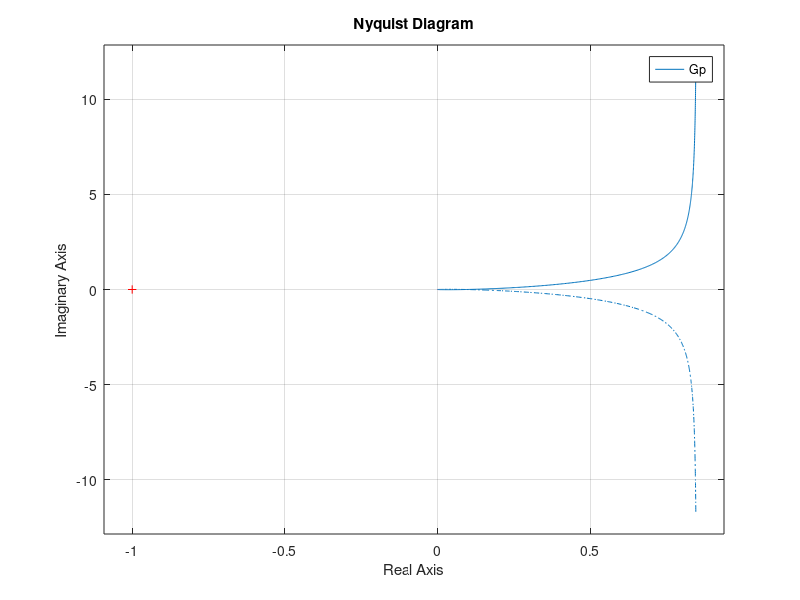
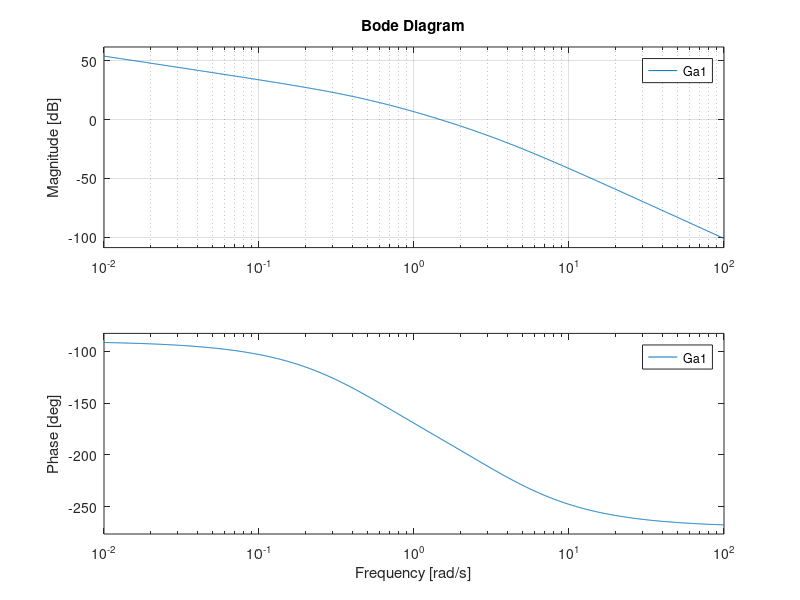
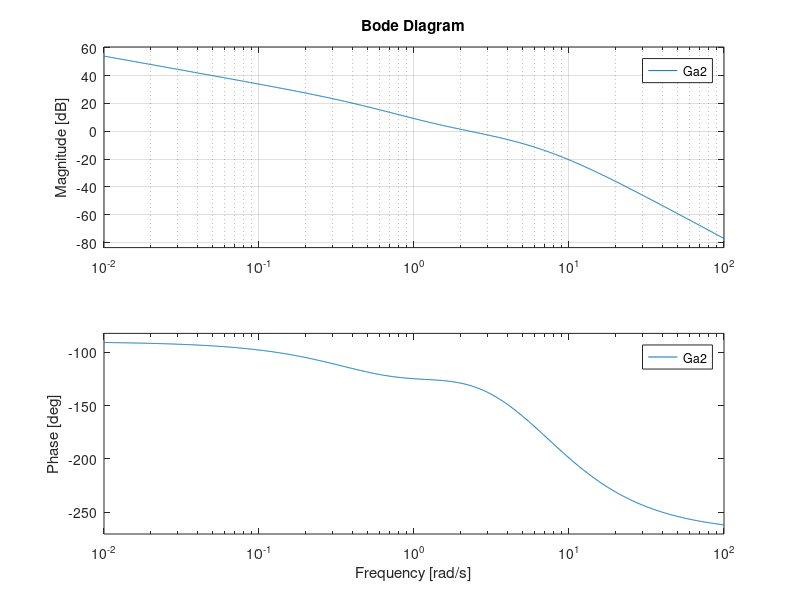
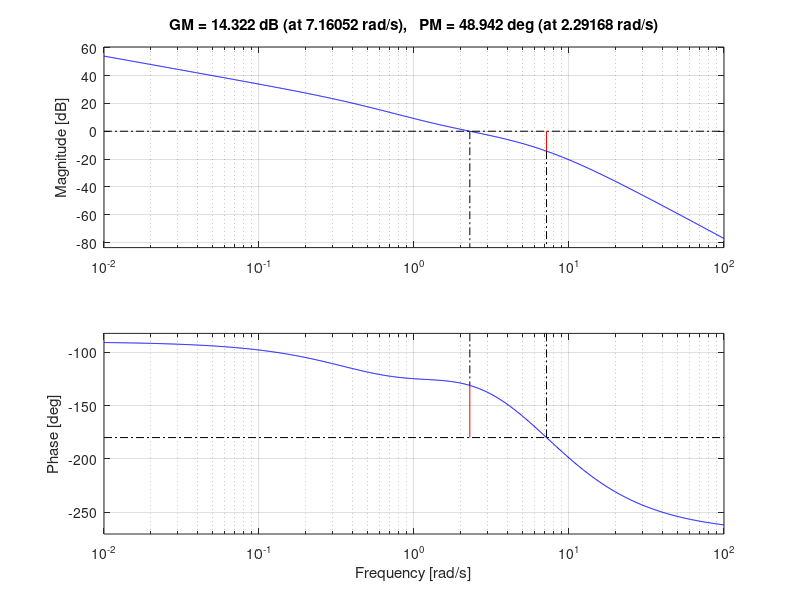

The MATLAB source for these figures, in order:
clear all, close all
s = tf('s');
Gp = -.65/(s^3+4*s^2+1.75*s);
A = 9;
Kg = dcgain(s*Gp);
Kca = abs(1/(Kg*A*2e-1));
Kcb = abs(5.5e-3/(6e-4*A));
Kcc = abs(5.5e-3/(1.5e-3*A*Kg));

nyquist(Gp) % Kc < 0
Kc = -1.5;

ts = 1;
wb = 3/ts;
wcd = .63*wb; % 1.89
wcd = 2.1;
smax = .3;
mr_db = 20*log10((1+smax)/.9); % 3.19
mf_min = 60-5*mr_db; % 44

Ga1 = Kc*A*Gp;
figure, bode(Ga1), grid
[m1,f1] = bode(Ga1, wcd)

md = 4; xd = 1.25;
taud = xd/wcd;
Rd = ((1+taud*s)/(1+taud/md*s))^2;
Ga2 = Ga1*Rd;
figure, bode(Ga2), grid
[m2,f2] = bode(Ga2, wcd)
figure, margin(Ga2)

C = Kc*Rd;
W = feedback(C*A*Gp,1);
figure, bode(W), grid
figure, step(W), grid